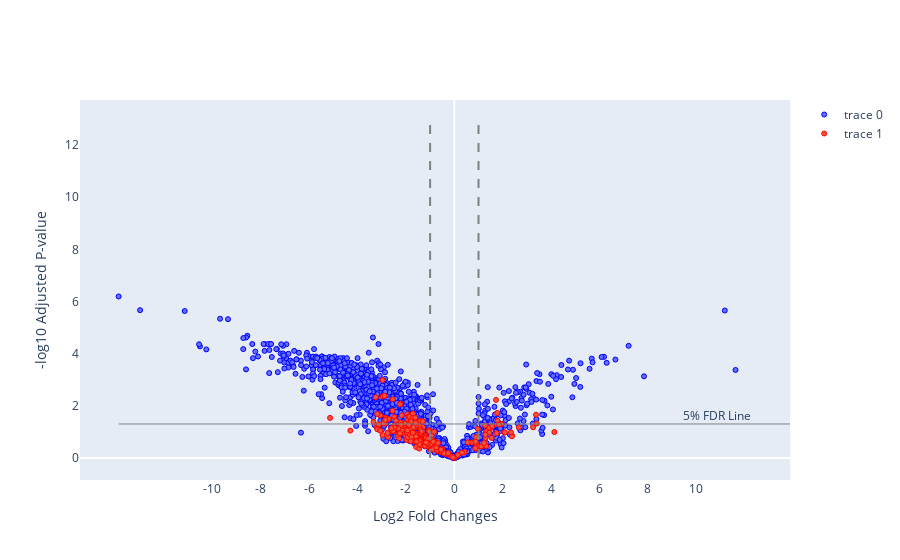

Source (notebook cell):
### Code cell
def overlap_volcano_plot(protein_table, 
                        protein_table_2, 
                        comparison = None):

    a_not_b, both = get_sets(protein_table, protein_table_2)
    
    if comparison:
        protein_table = bm1.protein_table.filter(regex = comparison)
        protein_table = protein_table.rename(columns=lambda x: re.sub(comparison,'',x))
    
    #create figure
    fig = go.Figure()

    fig = add_volcano_series(fig, protein_table.loc[list(both),:], "blue")
    fig = add_volcano_series(fig, protein_table.loc[list(a_not_b),:], "red")

    width = max(np.abs(protein_table["logFC"]))
    fig = format_volcano_plot(fig, width)
    fig.show()

def add_volcano_series(fig, protein_table, colour):
    
    x = protein_table["logFC"]
    y = -1*np.log10(protein_table["adj.P.Val"])


    fig.add_trace(go.Scatter(x=x, y=y,marker=dict(size=5,
                                line=dict(width=1,
                                            color=colour)),
                            mode='markers',
                            hovertext=protein_table.index, showlegend=True))

    return fig

overlap_volcano_plot(bm2.protein_table,bm1.protein_table)

### Figure 1 — Plotly figure (JSON) as saved in the notebook; plotly's stock layout.template omitted (floating-point values rounded to 4 significant figures; data arrays with more than 128 entries replaced by an {"elided": "..."} marker saying what was removed)
{"data": [{"hovertext": {"elided": "1307 str values"}, "marker": {"line": {"color": "blue", "width": 1}, "size": 5}, "mode": "markers", "showlegend": true, "type": "scatter", "x": {"elided": "1307 float values"}, "y": {"elided": "1307 float values"}}, {"hovertext": {"elided": "539 str values"}, "marker": {"line": {"color": "red", "width": 1}, "size": 5}, "mode": "markers", "showlegend": true, "type": "scatter", "x": {"elided": "539 float values"}, "y": {"elided": "539 float values"}}, {"line": {"color": "gray", "width": 1}, "mode": "lines", "showlegend": false, "type": "scatter", "x": [-13.87, 13.87], "y": [1.301, 1.301]}, {"line": {"color": "gray", "dash": "dash"}, "mode": "lines", "showlegend": false, "type": "scatter", "x": [-1, -1], "y": [0, 13]}, {"line": {"color": "gray", "dash": "dash"}, "mode": "lines", "showlegend": false, "type": "scatter", "x": [1, 1], "y": [0, 13]}, {"mode": "text", "name": "Markers and Text", "showlegend": false, "text": ["5% FDR Line"], "textposition": "bottom center", "type": "scatter", "x": [10.87], "y": [1.801]}], "layout": {"xaxis": {"showgrid": false, "tickmode": "array", "ticktext": [-10, -8, -6, -4, -2, 0, 2, 4, 6, 8, 10], "tickvals": [-10, -8, -6, -4, -2, 0, 2, 4, 6, 8, 10], "title": {"text": "Log2 Fold Changes"}}, "yaxis": {"showgrid": false, "title": {"text": "-log10 Adjusted P-value"}}}}
